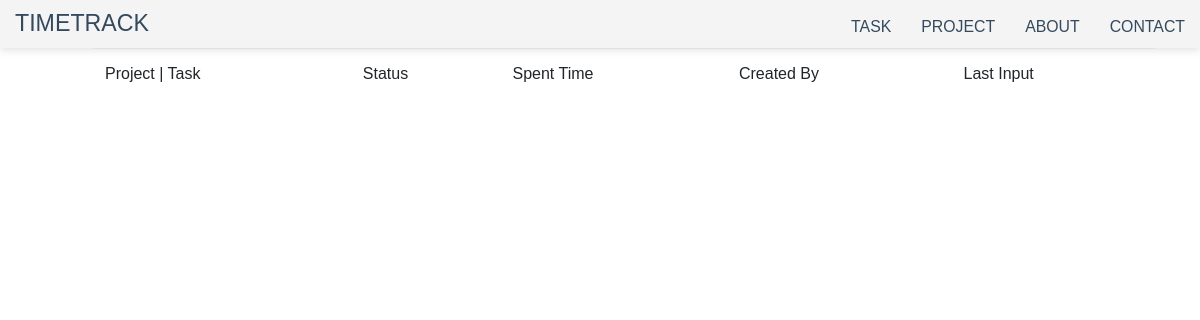
/, run on an earlier commit of the app's database.
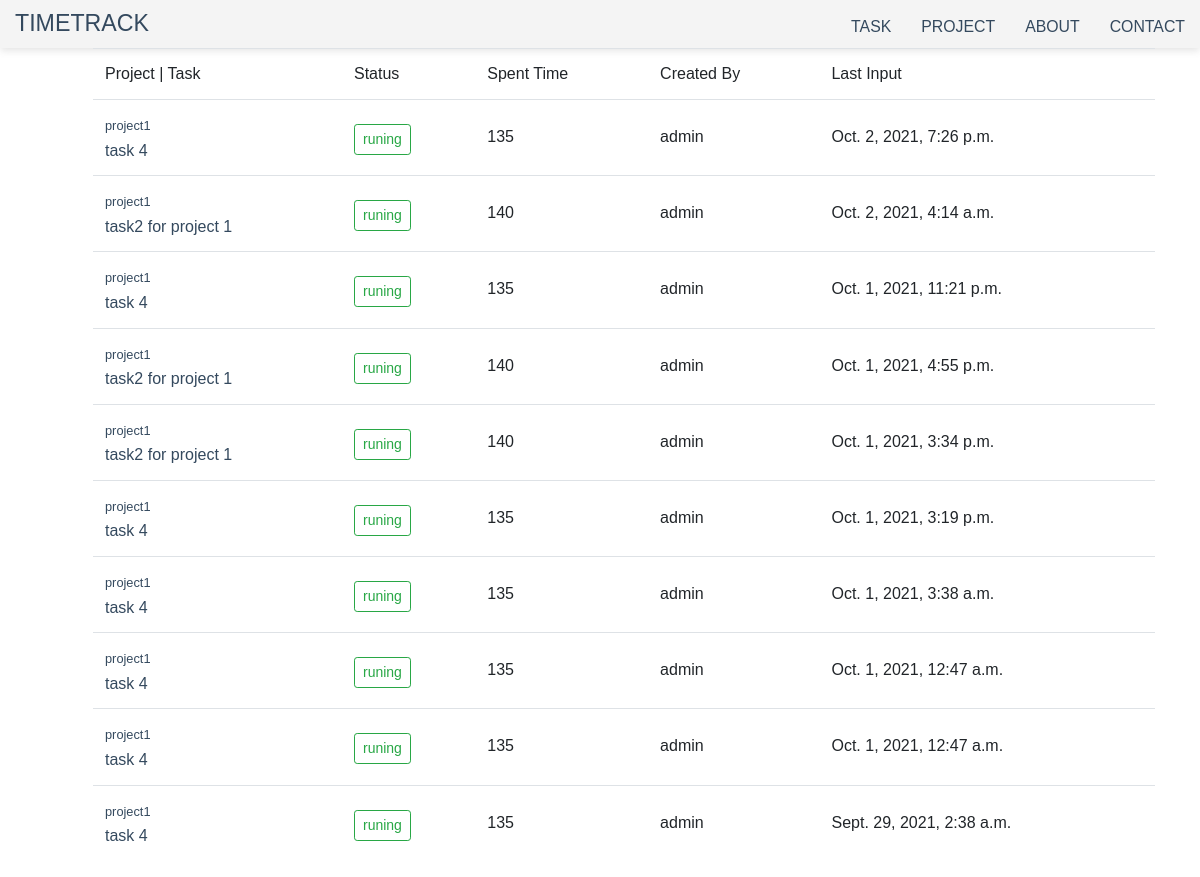
And on a later commit of the database.
### project/models.py (models this page shows, shortened)
class Entry(models.Model):
    project = models.ForeignKey(
        Project, related_name='entries', on_delete=models.CASCADE)
    task = models.ForeignKey(
        Task, related_name='entries', on_delete=models.CASCADE)
    minutes = models.IntegerField(default=0)
    is_tracked = models.BooleanField(default=False)
    created_by = models.ForeignKey(
        User, related_name='entries', on_delete=models.CASCADE)
    created_at = models.DateTimeField()
    class Meta:
        ordering = ['-created_at']

class Project(models.Model):
    title = models.CharField(max_length=255)
    client_name = models.CharField(max_length=250)
    deadline = models.DateField(null=True, blank=True)
    created_at = models.DateTimeField(auto_now_add=True)
    created_by = models.ForeignKey(
        User, related_name='project', on_delete=models.CASCADE)
    class Meta:
        ordering = ['created_at']

class Task(models.Model):
    RUNING = 'runing'
    DONE = 'done'
    STATUS_CHOICES = [
        (RUNING, 'Runing'),
        (DONE, 'Done'),
    ]
    project = models.ForeignKey(
        Project, related_name='task', on_delete=models.CASCADE)
    name = models.CharField(max_length=255)
    created_at = models.DateTimeField(default=timezone.now)
    created_by = models.ForeignKey(
        User, related_name='task', on_delete=models.CASCADE)
    status = models.CharField(
        max_length=20,
        choices=STATUS_CHOICES,
        default=RUNING
    )
    class Meta:
        ordering = ['-created_at']
    def registered_time(self):
        return sum(entry.minutes for entry in self.entries.all())

### project/views.py (the view)
# urls.py: path('', home, name='home'),
def home(request):
    task = Task.objects.all()
    project = Project.objects.all()
    entry = Entry.objects.all()
    list = []
    for i in range(0, 7):
        time = (datetime.today() + timedelta(i))
        list.append(time)
    context = {
        'tasks': task,
        'entrys':entry,
        'date': list,
        'project': project
    }
    return render(request, 'project/index.html',context)

### project/templates/project/index.html (shortened to what this page needs)
{% extends 'project/home.html' %}
{% block content %}
<div class="ml-5">
<table class="table align-middle">
  <tbody>
    <tr>
      <td scope="col"><span>Project | Task</span></td>
      <td scope="col">Status</td>
      <td scope="col">Spent Time</td>
      <td scope="col">Created By</td>
      <td scope="col">Last Input</td>
    </tr>
    {% for entry in entrys %}
    <tr>
      <td>
        <div><small><a href="{% url 'project_detail' entry.project.id %}">{{ entry.project.title }}</a></small></div>
        <a href="{% url 'task_detail' entry.project.id entry.task.id %}">{{ entry.task.name }}</a>
      </td>
      <td class="pt-4">
        {% if entry.task.status == 'runing' %}
        <button class="btn btn-sm btn-outline-success">{{ entry.task.status }}</button>
        {% else %}
        <button class="btn btn-sm btn-outline-danger">{{ entry.task.status }}</button>
        {% endif %}
      </td>
      <td class="pt-4">
        {{entry.task.registered_time }}
      </td>
      <td class="pt-4">
        {{entry.created_by }}
      </td>
      <td class="pt-4">
        {{entry.created_at }}
      </td>
    </tr>
    {% endfor %}
  </tbody>
</table>
</div>
{% endblock content %}

What changed in the data, as far as the page shows it:
added Entry: project "project1", task.name "task 4", task.status "runing", task.registered_time "135", created_by "admin", created_at "Oct. 2, 2021, 7:26 p.m."
added Entry: project "project1", task.name "task2 for project 1", task.status "runing", task.registered_time "140", created_by "admin", created_at "Oct. 2, 2021, 4:14 a.m."
added Entry: project "project1", task.name "task 4", task.status "runing", task.registered_time "135", created_by "admin", created_at "Oct. 1, 2021, 11:21 p.m."
added Entry: project "project1", task.name "task2 for project 1", task.status "runing", task.registered_time "140", created_by "admin", created_at "Oct. 1, 2021, 4:55 p.m."
added Entry: project "project1", task.name "task2 for project 1", task.status "runing", task.registered_time "140", created_by "admin", created_at "Oct. 1, 2021, 3:34 p.m."
added Entry: project "project1", task.name "task 4", task.status "runing", task.registered_time "135", created_by "admin", created_at "Oct. 1, 2021, 3:19 p.m."
added Entry: project "project1", task.name "task 4", task.status "runing", task.registered_time "135", created_by "admin", created_at "Oct. 1, 2021, 3:38 a.m."
added Entry: project "project1", task.name "task 4", task.status "runing", task.registered_time "135", created_by "admin", created_at "Oct. 1, 2021, 12:47 a.m."
added Entry: project "project1", task.name "task 4", task.status "runing", task.registered_time "135", created_by "admin", created_at "Oct. 1, 2021, 12:47 a.m."
added Entry: project "project1", task.name "task 4", task.status "runing", task.registered_time "135", created_by "admin", created_at "Sept. 29, 2021, 2:38 a.m."
